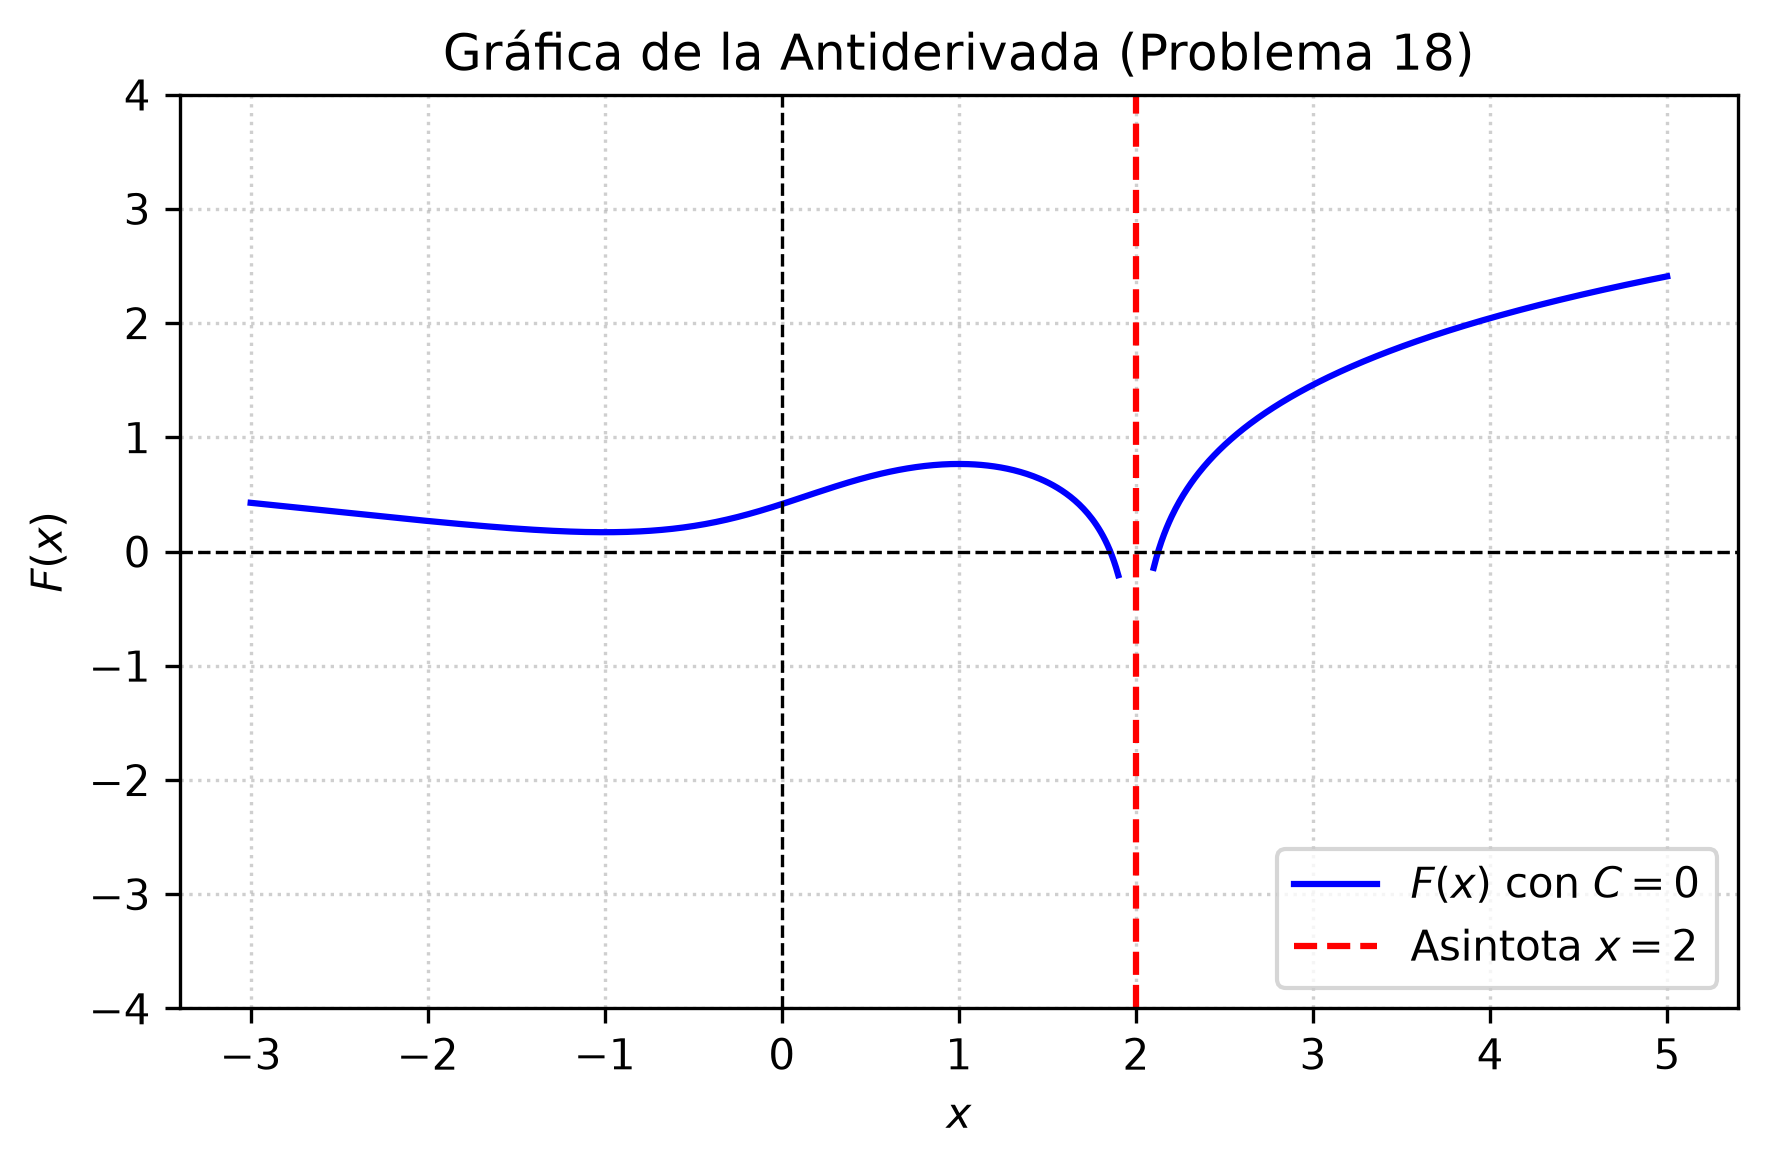

Recreate this plot in Python.
import matplotlib
matplotlib.use('Agg')
import numpy as np
import matplotlib.pyplot as plt

# Definición del dominio evitando la asíntota en x = 2
x1 = np.linspace(-3, 1.9, 400)
x2 = np.linspace(2.1, 5, 400)

# Antiderivada F(x) con C = 0
def F(x):
    return (1/5) * np.log(x**2 + 1) + (4/5) * np.arctan(x) + (3/5) * np.log(np.abs(x - 2))

y1 = F(x1)
y2 = F(x2)

plt.figure(figsize=(6, 4))
plt.plot(x1, y1, 'b-', label=r'$F(x)$ con $C=0$')
plt.plot(x2, y2, 'b-')
plt.axvline(x=2, color='r', linestyle='--', label=r'Asintota $x=2$')

plt.title('Gráfica de la Antiderivada (Problema 18)')
plt.xlabel('$x$')
plt.ylabel('$F(x)$')
plt.ylim(-4, 4)
plt.axhline(0, color='black', linewidth=0.8, linestyle='--')
plt.axvline(0, color='black', linewidth=0.8, linestyle='--')
plt.grid(True, linestyle=':', alpha=0.6)
plt.legend(loc='lower right')
plt.tight_layout()

plt.savefig(r'semana_03/graficas/SEM03_P18_grafica.png', dpi=300, bbox_inches='tight')
plt.close()
